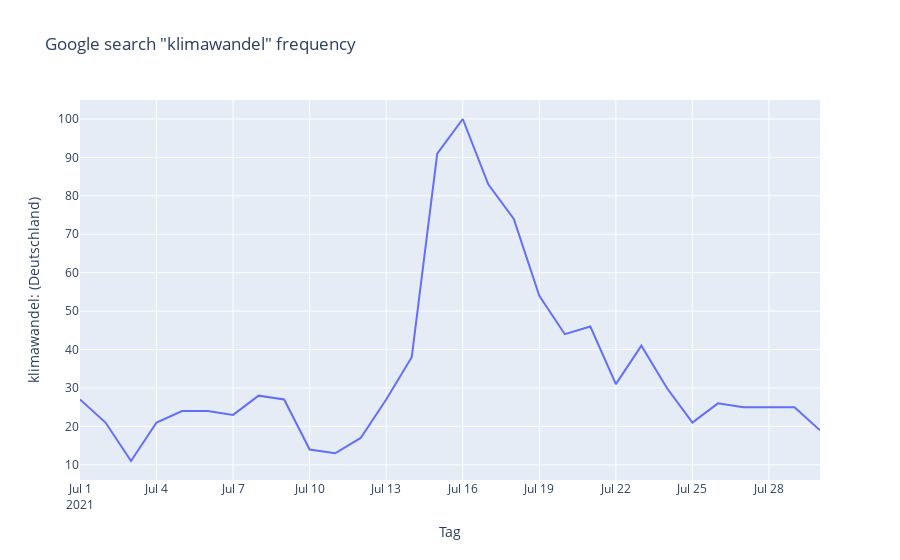

Notebook source saved alongside this figure:
### Code cell
import pandas as pd
import plotly.express as px

df = pd.read_csv('./2021July_klimawandel_googletrends.csv',lineterminator='\n')
df.head()
print(df.columns)

#df = px.data.gapminder().query("klimawandel: (Deutschland)")
fig = px.line(df, x="Tag", y="klimawandel: (Deutschland)", title='Google search "klimawandel" frequency')
#fig = px.scatter(df)

fig.show()

### Figure 1 — Plotly figure (JSON) as saved in the notebook; plotly's stock layout.template omitted (floating-point values rounded to 4 significant figures)
{"data": [{"hovertemplate": "Tag=%{x}<br>klimawandel: (Deutschland)=%{y}<extra></extra>", "legendgroup": "", "line": {"color": "#636efa", "dash": "solid"}, "marker": {"symbol": "circle"}, "mode": "lines", "name": "", "orientation": "v", "showlegend": false, "type": "scatter", "x": ["2021-07-01", "2021-07-02", "2021-07-03", "2021-07-04", "2021-07-05", "2021-07-06", "2021-07-07", "2021-07-08", "2021-07-09", "2021-07-10", "2021-07-11", "2021-07-12", "2021-07-13", "2021-07-14", "2021-07-15", "2021-07-16", "2021-07-17", "2021-07-18", "2021-07-19", "2021-07-20", "2021-07-21", "2021-07-22", "2021-07-23", "2021-07-24", "2021-07-25", "2021-07-26", "2021-07-27", "2021-07-28", "2021-07-29", "2021-07-30"], "xaxis": "x", "y": [27, 21, 11, 21, 24, 24, 23, 28, 27, 14, 13, 17, 27, 38, 91, 100, 83, 74, 54, 44, 46, 31, 41, 30, 21, 26, 25, 25, 25, 19], "yaxis": "y"}], "layout": {"legend": {"tracegroupgap": 0}, "title": {"text": "Google search \"klimawandel\" frequency"}, "xaxis": {"anchor": "y", "domain": [0, 1], "title": {"text": "Tag"}}, "yaxis": {"anchor": "x", "domain": [0, 1], "title": {"text": "klimawandel: (Deutschland)"}}}}
